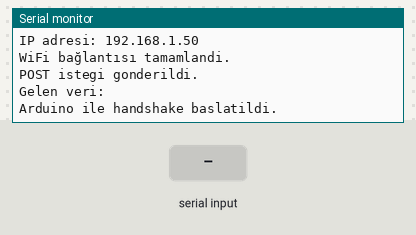
The sketch below on a simulated ESP8266 (NodeMCU). Shown: the last lines printed to the serial monitor. The test bench sets the inputs (shaded band). WiFi joins after 1.5 s; servers stay silent unless stated; uploads are accepted with an empty reply.

Above: at 3.6 s.
3.7 s: "[ARDU SYNC]\n" received over the second serial link
At 4.9 s:
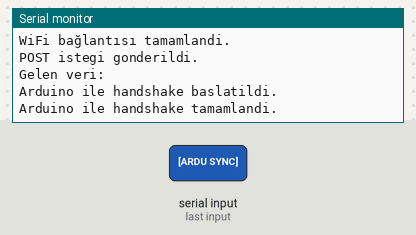
5.2 s: "24:\n" received over the second serial link
At 6.7 s:
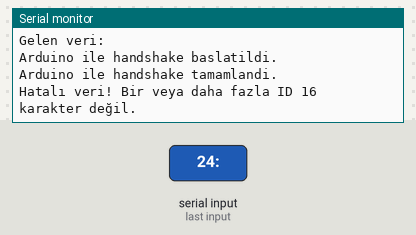

The sketch:

burada_node.ino
```cpp
#include <SoftwareSerial.h>

#include <ESP8266WiFi.h>

#include <WiFiClientSecure.h>

#include <ArduinoJson.h>  // JSON parsing kütüphanesi

// #define WIFI_SSID "HThere" // WiFi SSID
// #define WIFI_PASSWORD "TCIZKJPE" // WiFi password
#define WIFI_SSID "ssid" // WiFi SSID
#define WIFI_PASSWORD "pass" // WiFi password
#define HOST "sub.example.com" // Sunucu adresi
#define PORT 443 // HTTPS için varsayılan port
#define IP_PATH "/ip"
#define DATA_PATH "/burada"

#define cookieDust "74951a85-31de-11f0-8318-1aebcda1d33f"
#define cookieDevice "7495376e-31de-11f0-8318-1aebcda1d33f"

bool wifiConnected = false;
bool isActivated = true;

SoftwareSerial ardSerial(D7, D6); // RX, TX
WiFiClientSecure client;

struct HttpResponse {
  int statusCode;
  String payload;
};

// POST isteği gönderme fonksiyonu
HttpResponse sendRequest(String method, String path, String body = "") {
  client.setInsecure();

  HttpResponse response;
  response.statusCode = -1;
  response.payload = "";

  if (!client.connect(HOST, PORT)) {
    Serial.println(F("Baglanti basarisiz"));
    return response;
  }

  String cookieHeader = "Cookie: dust=" + String(cookieDust) +
    "; dust-device=" + String(cookieDevice);

  String request = method + " " + path + " HTTP/1.1\r\n" +
    "Host: " + String(HOST) + "\r\n" +
    "User-Agent: ESP8266\r\n" +
    cookieHeader + "\r\n";

  if (method == "POST") {
    request += "Content-Type: application/json\r\n"; // JSON formatı
    request += "Content-Length: " + String(body.length()) + "\r\n";
  }

  request += "Connection: close\r\n\r\n";

  if (method == "POST") request += body;

  client.print(request);

  Serial.println(method + " istegi gonderildi.");

  while (client.connected()) {
    String line = client.readStringUntil('\n');
    if (line.startsWith("HTTP/1.1")) {
      int firstSpace = line.indexOf(' ');
      int secondSpace = line.indexOf(' ', firstSpace + 1);
      response.statusCode = line.substring(firstSpace + 1, secondSpace).toInt();
    }
    if (line == "\r") break;
    // Serial.println(line);
  }

  response.payload = client.readString();
  Serial.println(F("Gelen veri:"));
  Serial.println(response.payload);

  client.stop();
  return response;
}

void connectToWiFi() {
  Serial.print(F("WiFi'ye baglaniliyor: "));
  WiFi.begin(WIFI_SSID, WIFI_PASSWORD);

  while (WiFi.status() != WL_CONNECTED) {
    delay(500);
    Serial.print(".");
  }
  if (WiFi.status() == WL_CONNECTED) {
    Serial.println(F("\nWiFi baglantisi basarili!"));
    Serial.print(F("IP adresi: "));
    Serial.println(WiFi.localIP());
  } else {
    Serial.println(F("\nWiFi baglantisi basarisiz!"));
  }
}

void arduHandShake() {
  bool handshakeDone = false;
  Serial.println(F("Arduino ile handshake baslatildi.\n"));
  while (!handshakeDone) {
    if (ardSerial.available()) {
      String msg = ardSerial.readStringUntil('\n');
      msg.trim();
      if (msg.startsWith("[ARDU SYNC]")) {
        ardSerial.println("[NODE ACK + SYNC]");
        handshakeDone = true;
        Serial.println(F("Arduino ile handshake tamamlandi.\n"));
        break;
      }
    }
    delay(50);
  }
}

void pcSerialStartup() {
  Serial.begin(9600); // PC ile seri iletişimi başlat

  if (!Serial) {
    // Seri port açilmadiysa log yaz ve hiçbir şey yapma
    Serial.println(F("PCSeri port acilamadi."));
    while (!Serial); // Seri port açilana kadar bekle
  }
  Serial.println(F("PCSeri port acildi."));
}

void arduSerialStartup() {
  ardSerial.begin(9600); // Arduino ile haberleşme
}

void serverHendShake() {
  bool requestSuccess = false;

  while (!requestSuccess) {
    connectToWiFi(); // WiFi bağlantısını başlat
    Serial.println(F("WiFi bağlantısı tamamlandi.\n"));

    // HttpResponse getResp = sendRequest("GET", IP_PATH);
    // delay(3000);

    HttpResponse postResp = sendRequest("POST", IP_PATH);

    if (postResp.statusCode == 200) { // && getResp.statusCode == 200) {
      // Başarılı durum — payload'a göre karar ver
      // if (getResp.payload.indexOf("arduinoya-gonder") != -1) {
      //   ardSerial.println(F("[COMMAND_FROM_NODE] LED_ON"));
      // }

      if (postResp.payload.indexOf("reset") != -1) {
        ardSerial.println(F("[COMMAND_FROM_NODE] RESET_DEVICE"));
      }

      requestSuccess = true;
    } else {
      Serial.print(postResp.statusCode);
      Serial.println(F("GET veya POST başarısız. Tekrar denenecek..."));
      WiFi.disconnect();
      delay(3000);
    }
  }
}

void setup() {
  pcSerialStartup();
  arduSerialStartup();
  serverHendShake();
  arduHandShake();
}

void ardunioKeepAlive() {
  bool keepAliveDone = false;

  Serial.println(F("Arduino keepAlive.\n"));
  while (!keepAliveDone) {
    if (ardSerial.available()) {
      ardSerial.println("[NODE ACK + SYNC]");
      keepAliveDone = true;
      Serial.println(F("Arduino keepAlive tamamlandi.\n"));
      break;
    }
    delay(50);
  }
}

String getValue(String input, String key) {
  int startIdx = input.indexOf(key);
  if (startIdx == -1) return "";

  startIdx += key.length();

  int nextIdx = input.length();
  for (String otherKey: {
      "24:",
      "25:",
      "26:"
    }) {
    if (otherKey != key) {
      int i = input.indexOf(otherKey, startIdx);
      if (i != -1 && i < nextIdx) {
        nextIdx = i;
      }
    }
  }

  String result = input.substring(startIdx, nextIdx);
  result.trim();

  if (result.length() != 16) {
    return ""; // Geçersizse boş döner
  }

  return result;
}

void postToServer(String id24, String id25, String id26) {
  client.setInsecure(); // Sertifika doğrulamasını atlamak için

  if (!client.connect(HOST, PORT)) {
    Serial.println(F("Bağlantı başarısız."));
    return;
  }

  // JSON body hazırla
  String jsonBody;
  StaticJsonDocument<200> doc;
  doc["id24"] = id24;
  doc["id25"] = id25;
  doc["id26"] = id26;
  doc["lesson_uuid"] = "lesson_uuid"; // lesson_uuid'yu buraya ekleyin
  serializeJson(doc, jsonBody);

  // İstek başlığı ve body
  client.println("POST " + String(DATA_PATH) + " HTTP/1.1");
  client.println("Host: " + String(HOST));
  client.println("User-Agent: ESP8266-NodeMCU/1.0 (NodeMCU V3; esp8266; Arduino; en-US) Microcontroller/HTTPClient");
  client.println("Content-Type: application/json");
  client.println("Cookie: dust=" + String(cookieDust) + "; device=" + String(cookieDevice));
  client.print("Content-Length: ");
  client.println(jsonBody.length());
  client.println();  // Header bitişi
  client.println(jsonBody);

  // Yanıtı oku
  String response = "";
  while (client.connected()) {
    String line = client.readStringUntil('\n');
    if (line == "\r") break; // Header sonu
  }

  String responseBody = client.readString();
  Serial.println("Sunucu yanıtı: "+ responseBody);

  StaticJsonDocument<200> responseDoc;
  DeserializationError err = deserializeJson(responseDoc, responseBody);
  if (err) {
    Serial.println(F("JSON ayrıştırma hatası!"));
    return;
  }

  int status = responseDoc["status"];
  switch (status) {
    case 200:
      ardSerial.println("[OK]\n");
      break;
    case 400:
      ardSerial.println("[DENIED]\n");
      break;
    case 100:
      ardSerial.println("[OPEN]\n");
      break;
    case 0:
      ardSerial.println("[CLOSE]\n");
      break;
    default:
      Serial.println("Bilinmeyen status: " + String(status));
      break;
  }
}

void loop() {
  // Arduino'dan gelen mesajı dinle
  if (ardSerial.available()) {
    String incomingMsg = ardSerial.readStringUntil('\n\n'); // Verinin tamamını al
    incomingMsg.trim(); // Trim boşlukları
    // Serial.println(incomingMsg);

    if (incomingMsg.startsWith("[ARDU SYNC]")) {
      ardSerial.println("[NODE ACK + SYNC]\n");
    }

    if (incomingMsg.startsWith("24:")) {
      // 24: ile başlıyorsa özel formatta veri gelmiş demektir
      String id24 = getValue(incomingMsg, "24:");
      String id25 = getValue(incomingMsg, "25:");
      String id26 = getValue(incomingMsg, "26:");

      if (id24 != "" && id25 != "" && id26 != "") {
        String output = "Hepsi geçerli: ID 24: " + id24 + " ID 25: " + id25 + " ID 26: " + id26;
Serial.println(output);

        postToServer(id24, id25, id26);

      } else {
        Serial.println(F("Hatalı veri! Bir veya daha fazla ID 16 karakter değil."));
      }

    }
  }

  delay(1000);
}
```

Measured:
- after the input at 3.7 s, the serial monitor: prints a new line at once (image 1)
- after the input at 5.2 s, the serial monitor: prints a new line after 0.54 s (image 2)
